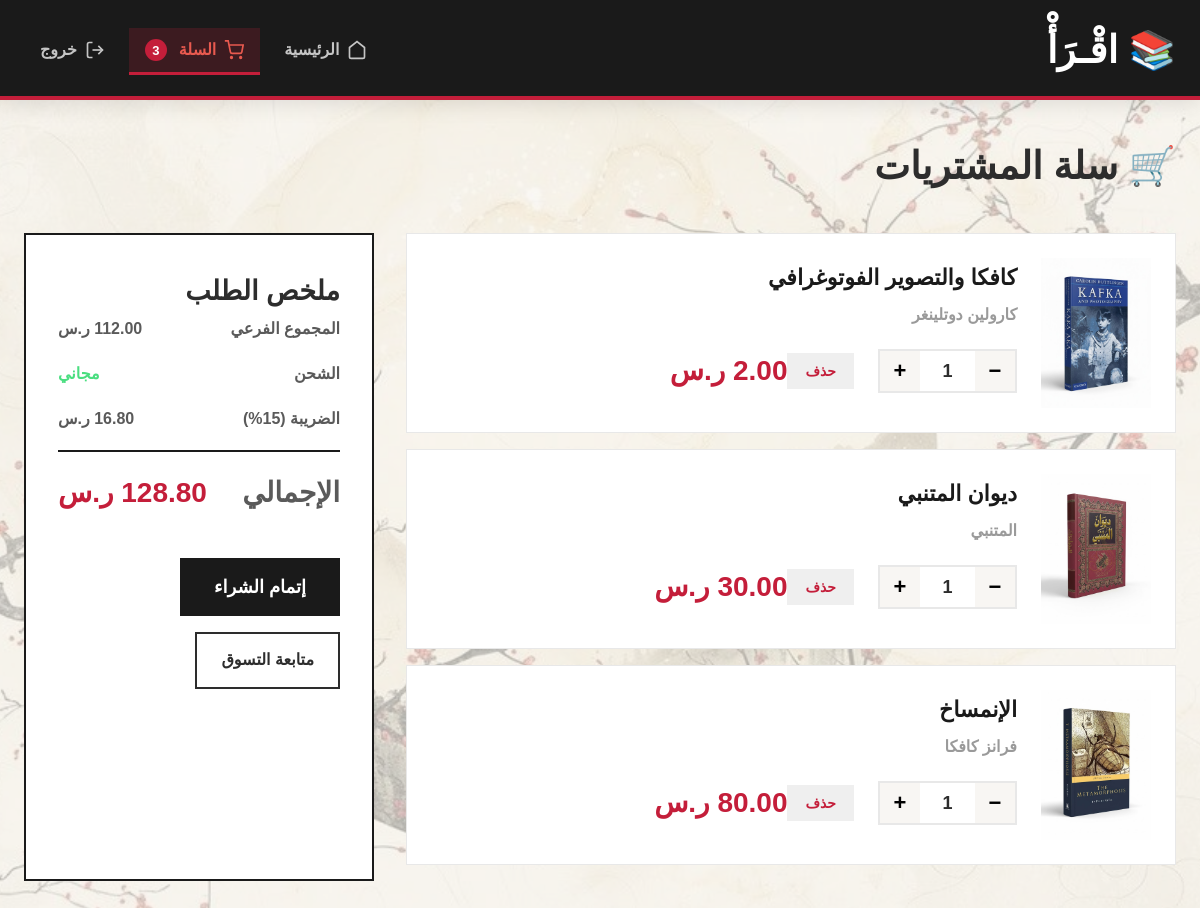
Page /cart.php (signed in) on the committed database.
### tables this page shows
CREATE TABLE `cart` (
  `cart_id` int(11) NOT NULL,
  `user_id` int(11) NOT NULL,
  `book_id` int(11) NOT NULL,
  `quantity` int(11) DEFAULT 1,
  `added_at` timestamp NOT NULL DEFAULT current_timestamp()
);

CREATE TABLE `books` (
  `book_id` int(11) NOT NULL,
  `title` varchar(200) NOT NULL,
  `author` varchar(100) NOT NULL,
  `category` varchar(50) NOT NULL,
  `price` decimal(10,2) NOT NULL,
  `description` text DEFAULT NULL,
  `image` varchar(255) DEFAULT 'default_book.jpg',
  `stock_quantity` int(11) DEFAULT 10,
  `created_at` timestamp NOT NULL DEFAULT current_timestamp()
);

### cart.php (the view, shortened to what this page needs)
<?php
require_once 'config/database.php';
$userId = $_SESSION['user_id'];
$result = mysqli_query($conn, "SELECT c.*, b.title, b.author, b.price, b.image FROM cart c JOIN books b ON c.book_id = b.book_id WHERE c.user_id = $userId ORDER BY c.added_at DESC");
$subtotal = 0;
$cartItems = [];
while ($item = mysqli_fetch_assoc($result)) {
    $item['total'] = $item['price'] * $item['quantity'];
    $subtotal += $item['total'];
    $cartItems[] = $item;
}
include 'includes/header.php';
?>
<h1 style="font-family: var(--font-arabic); font-size: var(--font-size-xxl); margin-bottom: var(--space-xl);">
    🛒 سلة المشتريات
</h1>
<?php if (count($cartItems) > 0): ?>
<div style="display: grid; grid-template-columns: 1fr 350px; gap: var(--space-xl);">
    <div class="cart-items">
        <?php foreach ($cartItems as $item): ?>
            <div class="cart-item" data-price="<?php echo $item['price']; ?>" style="opacity: 1;">
                <img src="uploads/<?php echo htmlspecialchars($item['image']); ?>" class="cart-item-image" onerror="this.src='https://via.placeholder.com/100x140/2d2d2d/c41e3a?text=📚'">
                <div class="cart-item-details">
                    <h3 class="cart-item-title"><?php echo htmlspecialchars($item['title']); ?></h3>
                    <p class="cart-item-author"><?php echo htmlspecialchars($item['author']); ?></p>
                    <div class="d-flex align-center justify-between" style="margin-top: auto;">
                        <div class="d-flex align-center gap-3">
                            <div class="quantity-control">
                                <button class="quantity-decrease" data-cart-id="<?php echo $item['cart_id']; ?>">−</button>
                                <span><?php echo $item['quantity']; ?></span>
                                <button class="quantity-increase" data-cart-id="<?php echo $item['cart_id']; ?>">+</button>
                            </div>
                            <button class="btn btn-ghost btn-sm remove-from-cart" data-cart-id="<?php echo $item['cart_id']; ?>" style="color: var(--red);">حذف</button>
                        </div>
                        <p class="cart-item-price"><?php echo number_format($item['total'], 2); ?> ر.س</p>
                    </div>
                </div>
            </div>
        <?php endforeach; ?>
    </div>
    <div class="cart-summary">
        <h2 class="cart-summary-title">ملخص الطلب</h2>
        <div class="cart-summary-row"><span>المجموع الفرعي</span><span><?php echo number_format($subtotal, 2); ?> ر.س</span></div>
        <div class="cart-summary-row"><span>الشحن</span><span style="color: #4ade80;">مجاني</span></div>
        <div class="cart-summary-row"><span>الضريبة (15%)</span><span><?php echo number_format($subtotal * 0.15, 2); ?> ر.س</span></div>
        <div class="cart-summary-row cart-summary-total"><span>الإجمالي</span><span><?php echo number_format($subtotal * 1.15, 2); ?> ر.س</span></div>
        <button class="btn btn-primary btn-block btn-lg mt-3">إتمام الشراء</button>
        <a href="home.php" class="btn btn-secondary btn-block mt-2">متابعة التسوق</a>
    </div>
</div>
<?php endif; ?>
<?php include 'includes/footer.php'; ?>

### css/style.css (style rules this page uses)
:root { --ink-black: #1a1a1a; --ink-dark: #2d2d2d; --ink-charcoal: #3d3d3d; --ink-gray: #5a5a5a; --ink-silver: #9a9a9a; --ink-light: #c5c5c5; --ink-pale: #e8e8e8; --ink-paper: #f8f6f3; --pure-white: #ffffff; --red-dark: #8b1a1a; --red: #c41e3a; --red-light: #e85a4f; --red-pale: rgba(196, 30, 58, 0.12); --red-wash: rgba(196, 30, 58, 0.06); --shadow-sm: 0 2px 8px rgba(0,0,0,0.06); --shadow-md: 0 4px 20px rgba(0,0,0,0.1); --shadow-lg: 0 8px 40px rgba(0,0,0,0.15); --space-xs: 4px; --space-sm: 8px; --space-md: 16px; --space-lg: 24px; --space-xl: 32px; --space-xxl: 48px; --font-main: 'TheYearofTheCamel', 'Tajawal', 'Reem Kufi', sans-serif; --font-size-xs: 14px; --font-size-sm: 16px; --font-size-md: 18px; --font-size-lg: 22px; --font-size-xl: 28px; --font-size-xxl: 38px; --font-size-display: 52px; --transition-smooth: 0.3s ease; --transition-fast: 0.2s ease; }
*, *::before, *::after { margin: 0; padding: 0; box-sizing: border-box; font-family: var(--font-main) !important; }
html { scroll-behavior: smooth; }
body { font-family: var(--font-main) !important; font-size: var(--font-size-md); font-weight: 600; line-height: 1.8; color: var(--ink-dark); direction: rtl; text-align: right; min-height: 100vh; background-color: var(--ink-paper); background-image: url('../images/background.png'); background-size: cover; background-position: center top; background-attachment: fixed; background-repeat: no-repeat; }
body::before { content: ''; position: fixed; top: 0; left: 0; right: 0; bottom: 0; background: rgba(248, 246, 243, 0.7); z-index: -1; pointer-events: none; }
a { text-decoration: none; color: inherit; font-family: var(--font-main) !important; }
h1, h2, h3, h4, h5, h6, p, span, div, label, input, button, select, textarea, th, td, li, a, option { font-family: var(--font-main) !important; font-weight: 600; }
h1, h2, h3 { font-weight: 700; }
.btn { display: inline-flex; align-items: center; justify-content: center; gap: var(--space-sm); padding: 12px 24px; font-size: var(--font-size-sm); font-weight: 700; border: 2px solid transparent; cursor: pointer; transition: all var(--transition-fast); text-decoration: none; }
.btn-primary { background: var(--ink-black); color: var(--pure-white); border-color: var(--ink-black); }
.btn-secondary { background: transparent; color: var(--ink-dark); border-color: var(--ink-dark); }
.btn-lg { padding: 16px 32px; font-size: var(--font-size-md); }
.btn-sm { padding: 8px 16px; font-size: var(--font-size-xs); }
.cart-item { display: flex; gap: var(--space-lg); padding: var(--space-lg); background: var(--pure-white); border: 1px solid var(--ink-pale); margin-bottom: var(--space-md); }
.cart-item-image { width: 110px; height: 150px; object-fit: cover; background: var(--ink-pale); }
.cart-item-title { font-size: var(--font-size-lg); font-weight: 700; color: var(--ink-black); margin-bottom: var(--space-xs); }
.cart-item-author { color: var(--ink-silver); font-size: var(--font-size-sm); margin-bottom: var(--space-md); }
.cart-item-price { font-size: var(--font-size-xl); font-weight: 700; color: var(--red); }
.quantity-control { display: inline-flex; align-items: center; border: 2px solid var(--ink-pale); }
.quantity-control button { width: 40px; height: 40px; background: var(--ink-paper); border: none; cursor: pointer; font-size: var(--font-size-lg); font-weight: 700; }
.quantity-control span { width: 55px; text-align: center; font-weight: 700; font-size: var(--font-size-md); }
.cart-summary { background: var(--pure-white); border: 2px solid var(--ink-black); padding: var(--space-xl); position: sticky; top: 100px; }
.cart-summary-row { display: flex; justify-content: space-between; margin-bottom: var(--space-md); color: var(--ink-gray); font-size: var(--font-size-sm); }
.cart-summary-total { display: flex; justify-content: space-between; padding-top: var(--space-md); border-top: 2px solid var(--ink-black); font-size: var(--font-size-xl); font-weight: 700; }
.cart-summary-total span:last-child { color: var(--red); }
.mt-2 { margin-top: var(--space-md); }
.mt-3 { margin-top: var(--space-lg); }
.d-flex { display: flex; }
.align-center { align-items: center; }
.justify-between { justify-content: space-between; }
.gap-3 { gap: var(--space-lg); }

### rows in the picture
cart: book.image (picture), book.title "كافكا والتصوير الفوتوغرافي", book.author "كارولين دوتلينغر", quantity "1"
cart: book.image (picture), book.title "ديوان المتنبي", book.author "المتنبي", quantity "1"
cart: book.image (picture), book.title "الإنمساخ", book.author "فرانز كافكا", quantity "1"

### other values in the picture
$cartCount "3"
$subtotal "112.00"
$subtotal * 0.15 "16.80"
